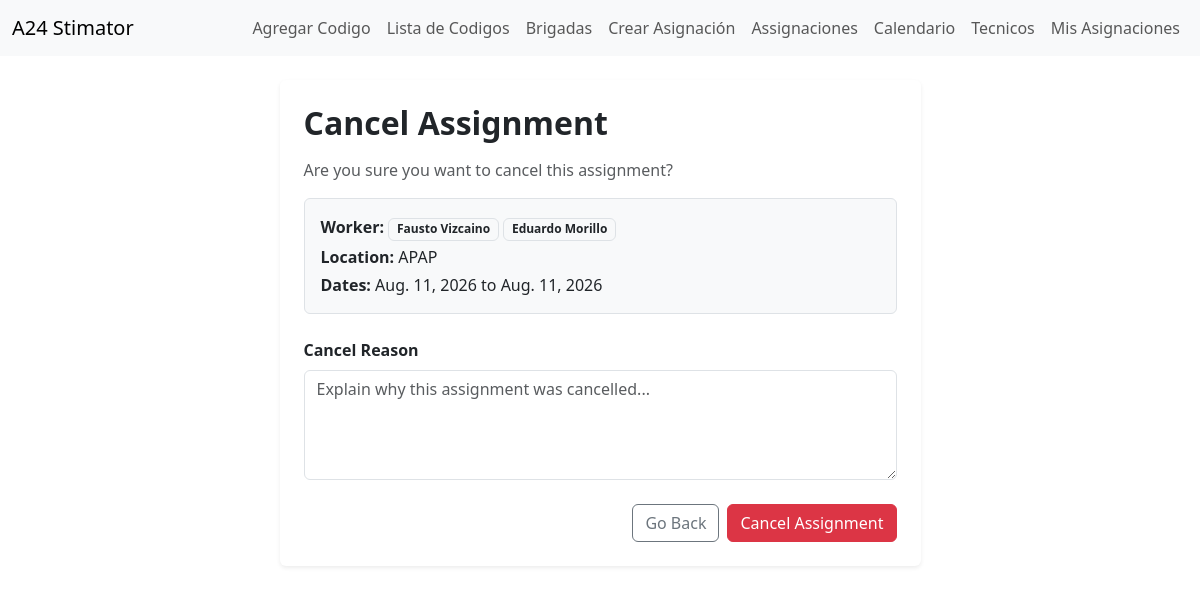
Page /work-tracking/assignments/16/cancel/ (signed in) on the committed database.
### work_tracking/models.py (models this page shows, shortened)
class TechnicianAssigment(models.Model):
    STATUS_ACTIVE = 'active'
    STATUS_CANCELLED = 'cancelled'
    STATUS_COMPLETED = 'completed'
    STATUS_CHOICES = [
        (STATUS_ACTIVE, 'Active'),
        (STATUS_CANCELLED, 'Cancelled'),
        (STATUS_COMPLETED, 'Completed'),
    ]
    workers = models.ManyToManyField(User, through='AssignmentMember', related_name='work_assignments')
    assigned_by = models.ForeignKey(User, on_delete=models.PROTECT, related_name='created_technician_assigments')
    location = models.CharField(max_length=255)
    work_description = models.TextField(blank=True, null=True)
    start_date = models.DateField()
    end_date = models.DateField()
    start_time = models.TimeField(null=True, blank=True)
    end_time = models.TimeField(null=True, blank=True)
    status = models.CharField(max_length=20, choices=STATUS_CHOICES, default=STATUS_ACTIVE)
    created_at = models.DateTimeField(auto_now_add=True)
    completion_notes = models.TextField(blank=True)
    cancel_reason = models.TextField(blank=True)
    completed_at = models.DateTimeField(null=True,blank=True)
    cancelled_at = models.DateTimeField(null=True,blank=True)

### work_tracking/views.py (the view, shortened to what this page needs)
@login_required(login_url='login')
def cancel_assignment_view(request, assignment_id):
    if not hasattr(request.user, 'profile'):
        messages.error(request, "You do not have a profile. Please contact the administrator.")
        return redirect('my_schedule')
    if request.user.profile.is_technician():
        messages.error(request, "Technicians cannot cancel assignments.")
        return redirect('my_schedule')
    assignment = get_object_or_404(TechnicianAssigment, id=assignment_id)
    return render(request, 'work_tracking/cancel_assignment.html', {'assignment': assignment})

### work_tracking/models.py (called while the page is built)
    def is_technician(self):
        return self.role == self.ROLE_TECHNICIAN

### work_tracking/templates/work_tracking/cancel_assignment.html (shortened to what this page needs)
{% extends 'html/layout.html' %}
{% block content %}
<div class="row justify-content-center">
    <div class="col-lg-7">
        <div class="card border-0 shadow-sm">
            <div class="card-body p-4">
                <h2 class="fw-bold mb-3">Cancel Assignment</h2>
                <p class="text-muted">
                    Are you sure you want to cancel this assignment?
                </p>
                <div class="border rounded p-3 mb-4 bg-light">
                    <p class="mb-1">
                        <strong>Worker:</strong>
                        {% for worker in assignment.workers.all %}
                            <span class="badge bg-light text-dark border">
                                 {{ worker.get_full_name|default:worker.username }}
                            </span>
                        {% empty %}
                            <span class="text-muted">No workers</span>
                        {% endfor %}
                    </p>
                    <p class="mb-1">
                        <strong>Location:</strong>
                        {{ assignment.location }}
                    </p>
                    <p class="mb-0">
                        <strong>Dates:</strong>
                        {{ assignment.start_date }} to {{ assignment.end_date }}
                    </p>
                </div>
                <form method="post">
                    <div class="mb-4">
                        <label for="cancel_reason" class="form-label fw-semibold">
                            Cancel Reason
                        </label>
                        <textarea
                            id="cancel_reason"
                            name="cancel_reason"
                            class="form-control"
                            rows="4"
                            placeholder="Explain why this assignment was cancelled..."
                        ></textarea>
                    </div>
                    <div class="d-flex justify-content-end gap-2">
                        <a href="{% url 'assignment_list' %}" class="btn btn-outline-secondary">
                            Go Back
                        </a>
                        <button type="submit" class="btn btn-danger">
                            Cancel Assignment
                        </button>
                    </div>
                </form>
            </div>
        </div>
    </div>
</div>
{% endblock %}

### rows in the picture
TechnicianAssigment: location "APAP", start_date "Aug. 11, 2026", end_date "Aug. 11, 2026"

### other values in the picture
{{ worker.get_full_name|default:worker.username }} "Fausto Vizcaino"
{{ worker.get_full_name|default:worker.username }} "Eduardo Morillo"
